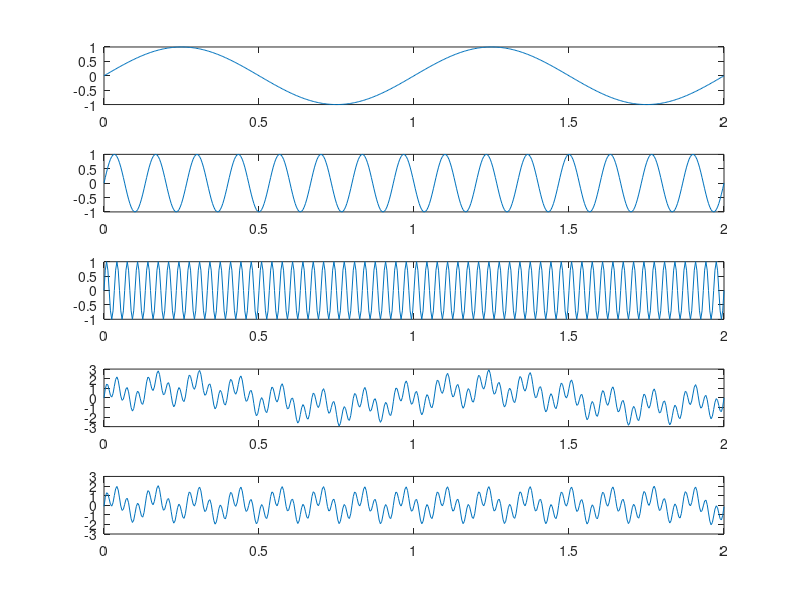

Reproduce this figure in MATLAB.
% Program: Filtering 2 e 60 Hz
% Author: Alexandre Vieira Guerreiro
% Date: 20/11/2014

clear all;
clc;

%%%%%%%%%%%%%%%%%%%%
%Sampling Frequency%
%%%%%%%%%%%%%%%%%%%%
Fs = 240;                               %Sampling frequency
Ts = 1/Fs;                              %Period
ws = 2*pi*60;

%%%%%%%%%%%%%%%
%Main Function%
%%%%%%%%%%%%%%%
t = 0: Ts: 2;                           %time axis

fy1 = 2;                               %1st Harmonic Frequency
fy2 = 15;                              %2nd Harmonic Frequency
fy3 = 60;                              %3nd Harmonic Frequency

y1 = sin(t*(fy1*ws)/(Fs/2));            %Component 1 of Main Function
y2 = sin(t*(fy2*ws)/(Fs/2));            %Component 2 of Main Function
y3 = sin(t*(fy3*ws)/(Fs/2));            %Component 3 of Main Function
y = y1 + y2 + y3;                       %Main Function


%%%%%%%%%%%%%%%%%%%%%%%
%Filter configurations%
%%%%%%%%%%%%%%%%%%%%%%%
fc1low = 2;                             %Low frequency cut
fc1high = 60;                           %High frequency cut
w1low = fc1low/(Fs/2);                  %Adjusted low frequency cut          
w1high = fc1high/(Fs/2);                %Adjusted high frequency cut
Wn1 = [w1low w1high];
n1 = 5;                                 %Filter Order
[b1, a1] = butter(n1, Wn1,'bandpass');  %Bandpass filter


%%%%%%%%%%%%%%%%%%%
%Filtered Function%
%%%%%%%%%%%%%%%%%%%
y_filt1 = filtfilt(b1,a1,y);

%%%%%%%%%%
%Plotting%
%%%%%%%%%%
figure(1)
subplot(5,1,1)
plot(t,y1)
subplot(5,1,2)
plot(t,y2)
subplot(5,1,3)
plot(t,y3)
subplot(5,1,4)
plot(t,y)
subplot(5,1,5)
plot(t,y_filt1)